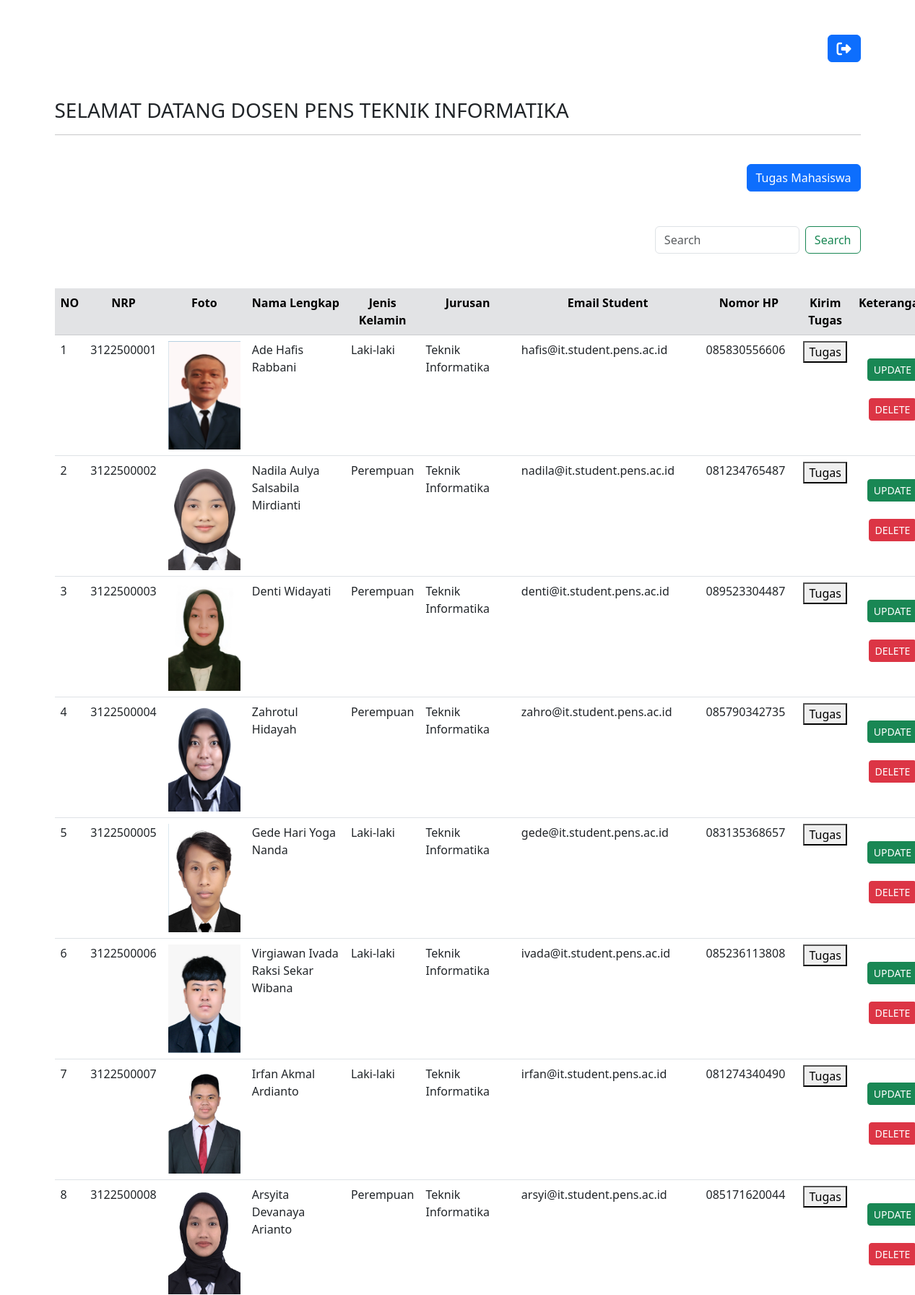
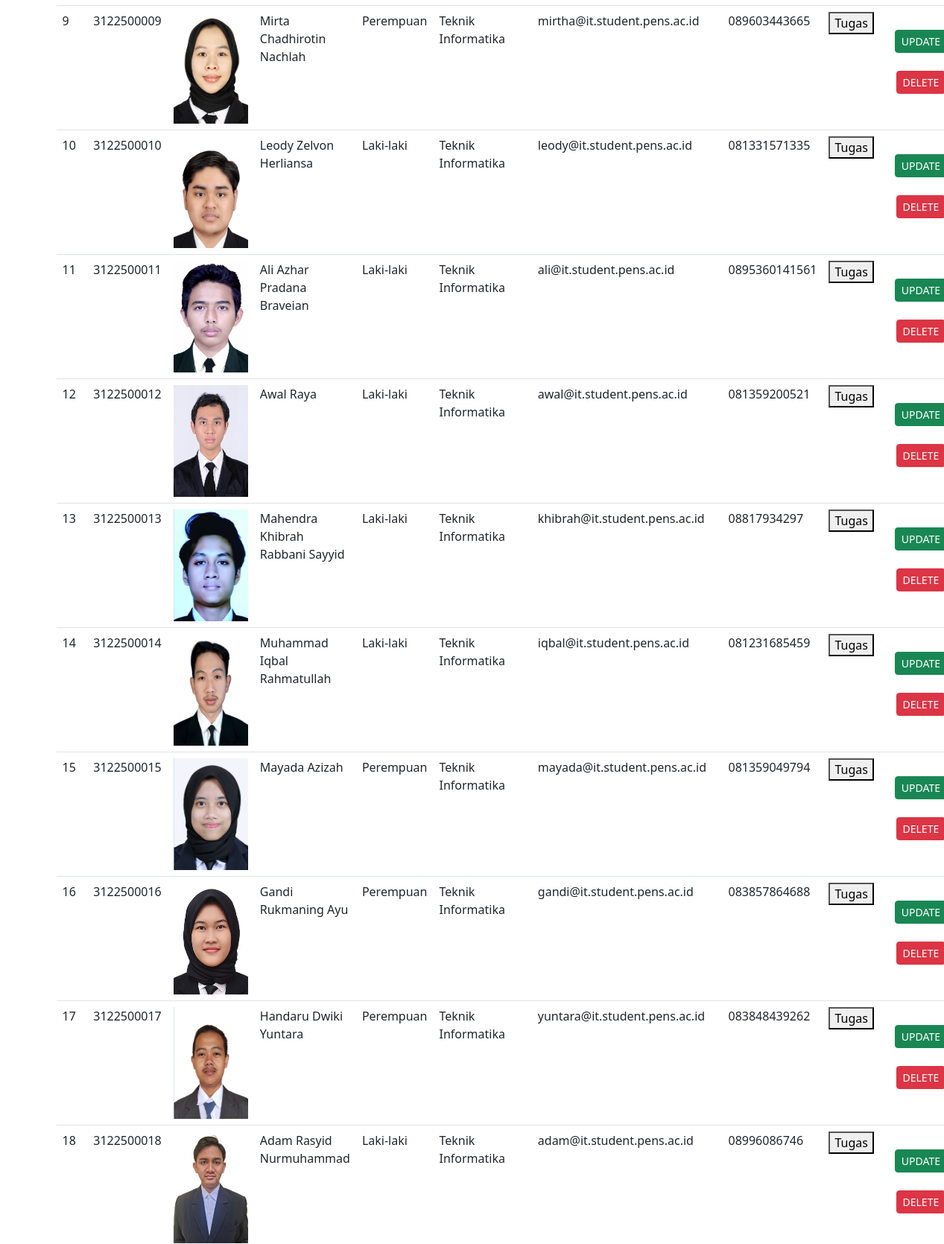
The page /DataMahasiswa/admin.php (signed in, upper part) on the database its author committed (2 pictures, top to bottom).
### tables this page shows
CREATE TABLE `mahasiswa` (
  `nrp` varchar(20) NOT NULL,
  `nama` varchar(255) NOT NULL,
  `jenis_kelamin` varchar(10) NOT NULL,
  `jurusan` varchar(100) NOT NULL,
  `email` varchar(100) NOT NULL,
  `no_hp` varchar(100) NOT NULL,
  `foto` varchar(255) NOT NULL,
  `tipe` varchar(255) NOT NULL,
  `size` varchar(20) NOT NULL,
  `id` int(20) NOT NULL,
  `files` varchar(255) NOT NULL,
  `Tugas` varchar(500) NOT NULL
);

### DataMahasiswa/admin.php (the view, shortened to what this page needs)
<!DOCTYPE html>
<html>
<head>
	<link rel="stylesheet" href="https://cdnjs.cloudflare.com/ajax/libs/font-awesome/6.4.0/css/all.min.css">
	<link rel="stylesheet" href="https://cdnjs.cloudflare.com/ajax/libs/font-awesome/6.4.0/css/all.min.css">
  	<link href="https://cdn.jsdelivr.net/npm/bootstrap@5.3.0-alpha3/dist/css/bootstrap.min.css" rel="stylesheet">
</head>
<body>
	<div class="container-lg">
		<br><br>
		<div class="d-grid gap-2 d-md-flex justify-content-md-end">
		<a class="btn btn-primary" href="logout.php"><i class="fa-sharp fa-solid fa-right-from-bracket fa-lg" style="color: #ffffff;"></i></a>
		</div>
	<h3>SELAMAT DATANG DOSEN PENS TEKNIK INFORMATIKA</h3>
	<hr>
	<br/>
	<div class="d-grid gap-2 d-md-flex justify-content-md-end">
		<a class="btn btn-primary" href="input.php">Tugas Mahasiswa</a>	</div>
	<br/>
	<br/>
	<form  method="post" class="d-flex" role="search" style="justify-content: flex-end;">
  		<div style="display: flex;">
    	<input class="form-control me-2" name="cari_nama" type="search" placeholder="Search" aria-label="Search" style="max-width: 200px;" autofocus autocomplete="off">
    	<button class="btn btn-outline-success" type="submit" name="cari" >Search</button>
  		</div>
	</form><br><br>
	<table class="table table-hover " >
		<tr class="table-secondary" align="center">
			<th>NO</th>
            <th>NRP</th>
			<th>Foto</th>
			<th>Nama Lengkap</th>
			<th>Jenis Kelamin</th>
			<th>Jurusan</th>
			<th>Email Student</th>
            <th>Nomor HP</th>
			<th>Kirim Tugas</th>
            <th>Keterangan</th>
		</tr>
		<?php
		include 'koneksi.php';
		if(isset($_POST['cari'])){
			$caridata = $_POST['cari_nama'];
			$query = "SELECT * FROM mahasiswa WHERE nama LIKE '%$caridata%' OR
					nrp LIKE '%$caridata%' OR email LIKE '%$caridata%' OR no_hp LIKE '%$caridata%' OR
					jenis_kelamin LIKE '%$caridata
					%' OR jurusan LIKE '%$caridata%'";
		}else{
			$query = "SELECT * FROM mahasiswa";
		}
		$no = 1;
		$data = mysqli_query($conn,$query);
		while($d = mysqli_fetch_array($data)){
			?>
			<tr >
				<td><?php echo $no++; ?></td>
                <td><?php echo $d['nrp']; ?></td>
				<td><img width="100px" height="150px" src="<?php echo "Photo/".$d['foto']; ?>"></td>
				<td><?php echo $d['nama']; ?></td>
				<td><?php echo $d['jenis_kelamin']; ?></td>
                <td><?php echo $d['jurusan']; ?></td>
                <td><?php echo $d['email']; ?></td>
                <td><?php echo $d['no_hp']; ?></td>
                <td><a href="tugas.php?id=<?php echo $d['id']; ?>">
						<button type="button">Tugas</button>
					</a>
				</td>
				<td align="center">
					<br>
					<a href="update.php?id=<?php echo $d['id']; ?>">
						<button type="button" class="btn btn-success btn-sm">UPDATE</button>
					</a><br><br>
					<a href="hapus.php?id=<?php echo $d['id']; ?>">
						<button type="button" class="btn btn-danger btn-sm">DELETE</button>
					</a>
				</td>
			</tr>
			<?php
		}
		?>
	</table>
</div>
<br><br><br>
</body>
</html>

### DataMahasiswa/admin.php (style rules this page uses)
a { color: inherit; text-decoration: none; }
h3 { margin-top: 50px; }

### rows shown on the page
mahasiswa: nrp "3122500001", foto (picture), nama "Ade Hafis Rabbani", jenis_kelamin "Laki-laki", jurusan "Teknik Informatika", email "hafis@it.student.pens.ac.id", no_hp "085830556606"
mahasiswa: nrp "3122500002", foto (picture), nama "Nadila Aulya Salsabila Mirdianti", jenis_kelamin "Perempuan", jurusan "Teknik Informatika", email "nadila@it.student.pens.ac.id", no_hp "081234765487"
mahasiswa: nrp "3122500003", foto (picture), nama "Denti Widayati", jenis_kelamin "Perempuan", jurusan "Teknik Informatika", email "denti@it.student.pens.ac.id", no_hp "089523304487"
mahasiswa: nrp "3122500004", foto (picture), nama "Zahrotul Hidayah", jenis_kelamin "Perempuan", jurusan "Teknik Informatika", email "zahro@it.student.pens.ac.id", no_hp "085790342735"
mahasiswa: nrp "3122500005", foto (picture), nama "Gede Hari Yoga Nanda", jenis_kelamin "Laki-laki", jurusan "Teknik Informatika", email "gede@it.student.pens.ac.id", no_hp "083135368657"
mahasiswa: nrp "3122500006", foto (picture), nama "Virgiawan Ivada Raksi Sekar Wibana", jenis_kelamin "Laki-laki", jurusan "Teknik Informatika", email "ivada@it.student.pens.ac.id", no_hp "085236113808"
mahasiswa: nrp "3122500007", foto (picture), nama "Irfan Akmal Ardianto", jenis_kelamin "Laki-laki", jurusan "Teknik Informatika", email "irfan@it.student.pens.ac.id", no_hp "081274340490"
mahasiswa: nrp "3122500008", foto (picture), nama "Arsyita Devanaya Arianto", jenis_kelamin "Perempuan", jurusan "Teknik Informatika", email "arsyi@it.student.pens.ac.id", no_hp "085171620044"
mahasiswa: nrp "3122500009", foto (picture), nama "Mirta Chadhirotin Nachlah", jenis_kelamin "Perempuan", jurusan "Teknik Informatika", email "mirtha@it.student.pens.ac.id", no_hp "089603443665"
mahasiswa: nrp "3122500010", foto (picture), nama "Leody Zelvon Herliansa", jenis_kelamin "Laki-laki", jurusan "Teknik Informatika", email "leody@it.student.pens.ac.id", no_hp "081331571335"
mahasiswa: nrp "3122500011", foto (picture), nama "Ali Azhar Pradana Braveian", jenis_kelamin "Laki-laki", jurusan "Teknik Informatika", email "ali@it.student.pens.ac.id", no_hp "0895360141561"
mahasiswa: nrp "3122500012", foto (picture), nama "Awal Raya", jenis_kelamin "Laki-laki", jurusan "Teknik Informatika", email "awal@it.student.pens.ac.id", no_hp "081359200521"
mahasiswa: nrp "3122500013", foto (picture), nama "Mahendra Khibrah Rabbani Sayyid", jenis_kelamin "Laki-laki", jurusan "Teknik Informatika", email "khibrah@it.student.pens.ac.id", no_hp "08817934297"
mahasiswa: nrp "3122500014", foto (picture), nama "Muhammad Iqbal Rahmatullah", jenis_kelamin "Laki-laki", jurusan "Teknik Informatika", email "iqbal@it.student.pens.ac.id", no_hp "081231685459"
mahasiswa: nrp "3122500015", foto (picture), nama "Mayada Azizah", jenis_kelamin "Perempuan", jurusan "Teknik Informatika", email "mayada@it.student.pens.ac.id", no_hp "081359049794"
mahasiswa: nrp "3122500016", foto (picture), nama "Gandi Rukmaning Ayu", jenis_kelamin "Perempuan", jurusan "Teknik Informatika", email "gandi@it.student.pens.ac.id", no_hp "083857864688"
mahasiswa: nrp "3122500017", foto (picture), nama "Handaru Dwiki Yuntara", jenis_kelamin "Perempuan", jurusan "Teknik Informatika", email "yuntara@it.student.pens.ac.id", no_hp "083848439262"
mahasiswa: nrp "3122500018", foto (picture), nama "Adam Rasyid Nurmuhammad", jenis_kelamin "Laki-laki", jurusan "Teknik Informatika", email "adam@it.student.pens.ac.id", no_hp "08996086746"
